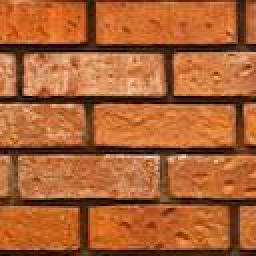
#> input picture samples/bricks/1.jpg, 128 x 128 px (shown 2 times larger); its folder holds only this picture in this run
$ jupyter execute --allow-errors zad3.ipynb   (shell and % lines are left out)
#> lines starting #> are read from the running program, lines starting #| are printed output that depends on the picture
### jupyters/tools.py
import csv
from typing import Iterable, Callable, Generator
import numpy as np
import matplotlib.pyplot as plt
from mpl_toolkits.mplot3d import Axes3D
import os

ROOT_PATH = os.path.join(__file__, os.pardir, os.pardir)


def path_from_root(*args):
    return os.path.normpath(os.path.join(ROOT_PATH, *args))


# [10 lines left out: function relative_paths_in_dir, not called in this run]


def spread_voxels(voxels):
    return voxels[:, 0], voxels[:, 1], voxels[:, 2]


# [91 lines left out: functions px_to_inch, plot_points, create_surface_mesh, plot_surface, save_cloud, read_cloud, not called in this run]

### jupyters/zad3.ipynb
[cell 1]
import importlib, tools
importlib.reload(tools)
from tools import path_from_root, relative_paths_in_dir

# %matplotlib qt

[cell 2]
from typing import Generator
from PIL import Image
import os
import shutil
from itertools import product


def extract_samples_from_file(
    file: str, sample_size: int | tuple[int]
) -> Generator[Image.Image, None, None]:
    sample_X, sample_Y = (
        (sample_size, sample_size) if isinstance(
            sample_size, int) else sample_size
    )
    with Image.open(file) as img:
        if img.mode == "RGBA":
            img = img.convert("RGB")
        for x, y in product(
            range(int(img.size[0] / sample_X)
                  ), range(int(img.size[1] / sample_Y))
        ):
            left = x * sample_X
            top = y * sample_Y
            yield img.crop((left, top, left + sample_X, top + sample_Y))


def sources_of_texture(kind: str) -> Generator[str, None, list]:
    return (
        path_from_root("textures", kind, img)
        for img in os.listdir(path_from_root("textures", kind))
    )


SAMPLE_SIZE = 128
#> (the rest of this cell did not finish here and is left out)

    if not os.path.isdir(folder) or kind[0] == ".":
        continue

    out_folder = path_from_root("samples", kind)
    if os.path.exists(out_folder):
        shutil.rmtree(out_folder)
    os.mkdir(out_folder)

    sample_gen = (
        sample
        for src in sources_of_texture(kind)
        for sample in extract_samples_from_file(src, SAMPLE_SIZE)
    )
    for i, sample in enumerate(sample_gen):
        sample.save(path_from_root(out_folder, f"{i}.jpg"))
    print(f"{i+1} samples created from {kind} textures")

[cell 3]
from skimage.feature import graycomatrix, graycoprops
from skimage.io import imread
import numpy as np
import csv
import itertools

# from skimage.color import rgb2gray
# from skimage.exposure import rescale_intensity

PROPS = ("dissimilarity", "correlation",
         "contrast", "energy", "homogeneity", "ASM")
DISTANCES = (1, 3, 5)
ANGLES = (0, 45, 90, 135)
LEVELS = 2**6

PROPS_FILE = path_from_root("props_vectors.csv")

with open(PROPS_FILE, "w", newline="") as fp:
    wrrr = csv.writer(fp)
    wrrr.writerow(("kind", *(f"{p}_{d}_{a}deg" for p, d,
                  a in itertools.product(PROPS, DISTANCES, ANGLES))))

    for kind, folder in relative_paths_in_dir(path_from_root("samples")):
        for _, fpath in relative_paths_in_dir(folder):
            img = (imread(fpath, as_gray=True) * (LEVELS - 1)).astype(np.uint8)
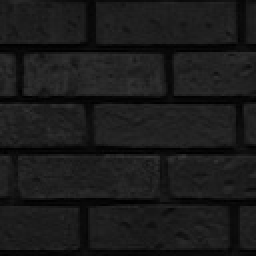
#> img: shape (128, 128) (shown 2 times larger); min 1, max 56, mean 26.7
            P = graycomatrix(img, DISTANCES, np.radians(ANGLES), levels=LEVELS)
            arr = np.concatenate(
                [graycoprops(P, prop).reshape(1, -1) for prop in PROPS], axis=0)
            wrrr.writerow((kind, *arr.flat))
#> pass 2 of the loop `for kind, folder in relative_paths_in_dir(path_from_root("samples")):`:
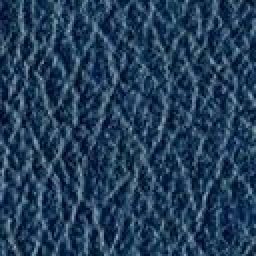
#> input picture samples/leather/1.jpg, 128 x 128 px (shown 2 times larger)
#> `img = (imread(fpath, as_gray=True) * (LEVELS - 1)).astype(np.uint8)`:
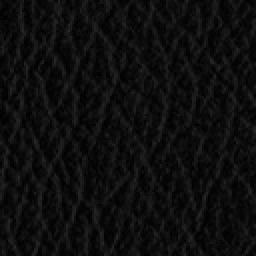
#> img: shape (128, 128) (shown 2 times larger); min 0, max 41, mean 13.7
